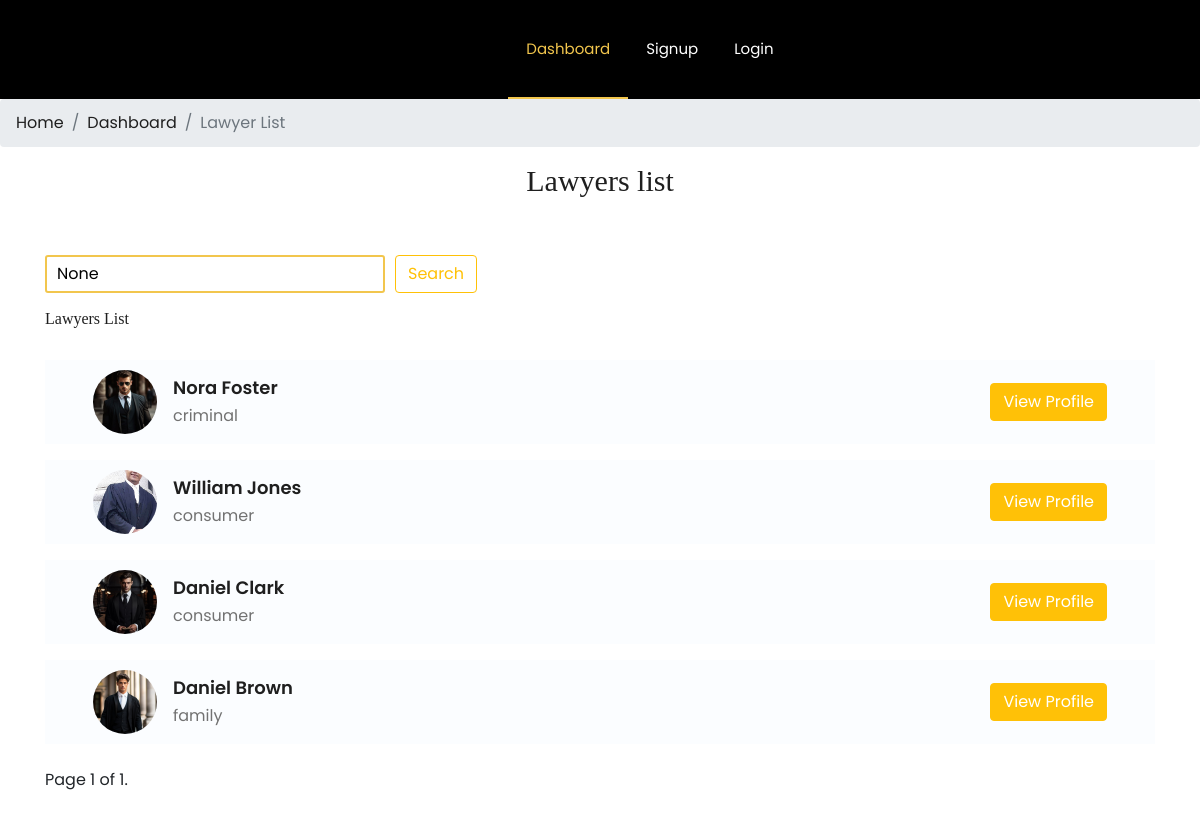
The page /lawyers_list/ on the database its author committed.
### accounts/models.py (models this page shows, shortened)
class LawyerProfile(models.Model):
    SPECIALIZATIONS = (
        ('family', 'Family Lawyer'),
        ('criminal', 'Criminal Lawyer'),
        ('consumer', 'Consumer Lawyer'),
        ('coperatelawyer', 'Coperate Lawyer'),
        ('civilrightlawyer', 'Civil Right Lawyer'),
        ('divorcelawyer', 'Divorce Lawyer'),
    )
    COURT = (
        ('jfcmcchangancherry', 'Judicial First Class Magistrate Court  Changancherry'),
        ('munsiff', 'Munsiff Court Changancherry'),
        ('jfcmcKanjirapally', 'Judicial First Class Magistrate Court  Kanjirapally'),
        ('munsifcourtkanjirapally', 'Munsiff Court Kanjirapally'),
        ('districtcourtkottayam', 'District Court Kottayam'),
        ('highcourtkochi', 'High Court Kochi'),
    )
    id = models.AutoField(primary_key=True)
    user = models.OneToOneField(CustomUser, on_delete=models.CASCADE, related_name='lawyer_profile')
    specialization = models.CharField(max_length=20, choices=SPECIALIZATIONS,blank=True)
    start_date = models.DateField(null=True)  # Date profession started
    experience = models.IntegerField(blank=True)  # Experience in years
    DEFAULT_PROFILE_PICTURE_PATH = 'uploads/default_profile_picture.png'
    profile_picture = models.ImageField(
        upload_to='uploads/',
        default=DEFAULT_PROFILE_PICTURE_PATH,  # Set the default profile picture path
        blank=True,
        null=True
    )
    certificates = models.ManyToManyField('Certificate', blank=True)
    license_no = models.CharField(max_length=30,blank=False)
    locations = TaggableManager()
    cases_won = models.IntegerField(null=True, blank=True)
    cases_lost = models.IntegerField(null=True, blank=True)
    total_cases_handeled = models.IntegerField(null=True, blank=True)
    currendly_handling = models.IntegerField(null=True, blank=True)
    experience = models.IntegerField(null=True, blank=True)
    court = models.CharField(max_length=200, choices=COURT,blank=True)
    working_hours = models.ManyToManyField(TimeSlot, blank=True)
    time_update = models.DateTimeField(null=True, blank=True)

class CustomUser(AbstractUser):
    USER_TYPES = (
        ('admin', 'Admin'),
        ('lawyer', 'Lawyer'),
        ('student', 'Student'),
        ('client', 'Client'),
    )
    STATES = (
    ('Andhra Pradesh', 'Andhra Pradesh'),
    ('Arunachal Pradesh', 'Arunachal Pradesh'),
    ('Assam', 'Assam'),
    ('Bihar', 'Bihar'),
    ('Chhattisgarh', 'Chhattisgarh'),
    ('Goa', 'Goa'),
    ('Gujarat', 'Gujarat'),
    ('Haryana', 'Haryana'),
    ('Himachal Pradesh', 'Himachal Pradesh'),
    ('Jharkhand', 'Jharkhand'),
    ('Karnataka', 'Karnataka'),
    ('Kerala', 'Kerala'),
    ('Madhya Pradesh', 'Madhya Pradesh'),
    ('Maharashtra', 'Maharashtra'),
    ('Manipur', 'Manipur'),
    ('Meghalaya', 'Meghalaya'),
    ('Mizoram', 'Mizoram'),
    ('Nagaland', 'Nagaland'),
    ('Odisha', 'Odisha'),
    ('Punjab', 'Punjab'),
    ('Rajasthan', 'Rajasthan'),
    ('Sikkim', 'Sikkim'),
    ('Tamil Nadu', 'Tamil Nadu'),
    ('Telangana', 'Telangana'),
    ('Tripura', 'Tripura'),
    ('Uttar Pradesh', 'Uttar Pradesh'),
    ('Uttarakhand', 'Uttarakhand'),
    ('West Bengal', 'West Bengal'),
    ('Andaman and Nicobar Islands', 'Andaman and Nicobar Islands'),
    ('Chandigarh', 'Chandigarh'),
    ('Dadra and Nagar Haveli and Daman and Diu', 'Dadra and Nagar Haveli and Daman and Diu'),
    ('Lakshadweep', 'Lakshadweep'),
    ('Delhi', 'Delhi'),
    ('Puducherry', 'Puducherry'),
)
    user_type = models.CharField(max_length=10, choices=USER_TYPES, default='client')
    id = models.AutoField(primary_key=True)
    email = models.EmailField(unique=True, default='')  # Change: Use email as the username
    first_name = models.CharField(max_length=30, default='')  # Added: First name field
    last_name = models.CharField(max_length=30, default='')  # Added: Last name field
    address = models.TextField(default='',blank=True,)  # Added: Address field
    dob = models.DateField(default='2000-01-01',blank=True,)  # Added: Date of birth field
    pin = models.CharField(max_length=6, default='',blank=True,)  # Added: PIN code field
    state = models.CharField(max_length=50, choices=STATES, blank=True, null=False)
    phone = models.CharField(max_length=15,blank=True)  # Added: Phone number field

### accounts/views.py (the view)
# urls.py: path('lawyers_list/', views.list_lawyers, name='list_lawyers'),
def list_lawyers(request):
    lawyers = LawyerProfile.objects.all()
    search_query = request.GET.get('search')
    if search_query:
        lawyers = lawyers.filter(
            Q(user__first_name__icontains=search_query) |
            Q(user__last_name__icontains=search_query)
        )
    page_number = request.GET.get('page')
    paginator = Paginator(lawyers, 10)  # Show 10 lawyers per page
    page = paginator.get_page(page_number)
    context = {
        'lawyers': page,  # Use the paginated lawyers
        'search_query': search_query,
    }
    return render(request, 'lawyerfulllist.html', context)

### accounts/templates/lawyerfulllist.html (shortened to what this page needs)
{% load static %}
<!DOCTYPE html>
<html lang="en">
<head>
    <link rel="stylesheet" href="{% static 'css/bootstrap.min.css' %}">
    <link rel="stylesheet" href="{% static 'css/owl.carousel.min.css' %}">
    <link rel="stylesheet" href="{% static 'css/magnific-popup.css' %}">
    <link rel="stylesheet" href="{% static 'css/font-awesome.min.css' %}">
    <link rel="stylesheet" href="{% static 'css/themify-icons.css' %}">
    <link rel="stylesheet" href="{% static 'css/nice-select.css' %}">
    <link rel="stylesheet" href="{% static 'css/flaticon.css' %}">
    <link rel="stylesheet" href="{% static 'css/flaticon.css' %}">
    <link rel="stylesheet" href="{% static 'css/gijgo.css' %}">
    <link rel="stylesheet" href="{% static 'css/slicknav.css' %}">
    <link rel="stylesheet" href="{% static 'css/style.css' %}">
    <link rel="stylesheet" href="{% static 'css/add_user.css' %}">
    <link rel="stylesheet" href="{% static 'css/navigation.css' %}">
    <link rel="stylesheet" href="{% static 'css/search.css' %}">
</head>
<body>
    <header>
        <div class="header-area ">
            <div id="sticky-header" class="main-header-area">
                <div class="container-fluid p-0">
                    <div class="row align-items-center justify-content-between no-gutters">
                        <div class="col-xl-2 col-lg-2">
                            <div class="logo-img">
                            </div>
                        </div>
                        <div class="col-xl-7 col-lg-8">
                            <div class="main-menu  d-none d-lg-block">
                                <nav>
                                    <ul id="navigation">
                                        <li><a class="active" href="{% url 'login' %}">Dashboard</a></li>
                                        {% if user.is_authenticated %}
                                        <li>
                                            <a href="#">Welcome {{ user.first_name }}<i class="ti-angle-down"></i></a>
                                            <ul class="submenu">
                                                {% if user.user_type == 'admin' %}
                                                {% endif %}
                                                {% if user.user_type == 'lawyer' %}
                                                                  {% endif %}
                                                <li><a href="{% url 'logout' %}">Logout</a></li>
                                            </ul>
                                        </li>
                                        {% else %}
                                        <li><a href="{% url 'signup' %}">Signup</a></li>
                                        <li><a href="{% url 'login' %}">Login</a></li>
                                        {% endif %}
                                    </ul>
                            </div>
                        </div>
                    </div>
                </div>
            </div>
        </div>
    </header>
    <nav aria-label="breadcrumb">
        <ol class="breadcrumb">
            <li class="breadcrumb-item"><a href="{% url 'home' %}">Home</a></li>
            <li class="breadcrumb-item"><a href="{% url 'login' %}">Dashboard</a></li>
            <li class="breadcrumb-item active" aria-current="page">Lawyer List</li>
        </ol>
    </nav>
    <h2 class="mt-3 text-center">Lawyers list</h2>
    <div class="container py-5">
        <div class="row">
            <div class="col-md-6">
                <form method="GET" action="{% url 'list_lawyers' %}">
                    <div class="search-sec">
                        <input type="text" name="search" value="{{ search_query }}" required />
                        <button class="btn btn-outline-warning" type="submit">Search</button>
                    </div>
                </form>
            </div>
        </div>
        <h5 class="my-3">Lawyers List</h5>
        <div class="row mt-3">
            {% for lawyer in lawyers %}
                <div class="col-sm-12 mt-3">
                    <div class="search-card px-5">
                        <div class="details">
                            <img src="{{ lawyer.profile_picture.url }}" alt="profile picture" />
                            <div>
                                <p><a href="{% url 'lawyer_details' lawyer.id %}">{{ lawyer.user.get_full_name }}</a></p>
                                <p>{{ lawyer.specialization }}</p>
                            </div>
                        </div>
                        <a href="{% url 'lawyer_details' lawyer.id %}" class="btn btn-warning text-white">View Profile</a>
                    </div>
                </div>
            {% endfor %}
        </div>
        <div class="pagination mt-4">
            <span class="step-links">
                <span class="current-page">
                    Page {{ lawyers.number }} of {{ lawyers.paginator.num_pages }}.
                </span>
            </span>
        </div>
    </div>
</body>
</html>

### static/css/navigation.css (style rules this page uses)
#navigation { display: flex; align-items: center; list-style: none; padding: 0; }
#navigation li { margin: 0; padding: 0; margin-right: 0px; }
#navigation li:last-child { margin-right: 0; }

### static/css/search.css (style rules this page uses)
.search-sec { display: flex; column-gap: 10px; }
input { outline: none; border: 2px solid #f2c64d; border-radius: 3px; padding: 0 10px; }
.search-card { width: 100%; padding: 10px 2em; display: flex; justify-content: space-between; align-items: center; background-color: rgba(240, 248, 255, 0.304); }
.search-card .details { display: flex; }
.details img { width: 4em; height: 4em; object-fit: cover; border-radius: 50%; }
.details div { display: flex; flex-direction: column; justify-content: center; margin-left: 1em; }
.details div p { margin: 0; display: inline; }
.details div p:first-child { font-weight: 600; font-size: 18px; }

### rows shown on the page
LawyerProfile: profile_picture (picture), user.get_full_name "Nora Foster", specialization "criminal"
LawyerProfile: profile_picture (picture), user.get_full_name "William Jones", specialization "consumer"
LawyerProfile: profile_picture (picture), user.get_full_name "Daniel Clark", specialization "consumer"
LawyerProfile: profile_picture (picture), user.get_full_name "Daniel Brown", specialization "family"

### other values the page prints
{{ lawyers.number }} "1"
{{ lawyers.paginator.num_pages }} "1"
